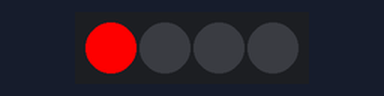
Recording of a sketch running on a simulated Arduino Uno, built with avr-gcc and run on an emulated ATmega328P. On the bench: 4 RGB LEDs in strip order, left to right. Dim RGB values are drawn brighter than linear.

Above: at 0.15 s.
At 1.95 s:
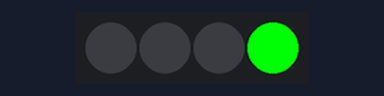
At 2.5 s:
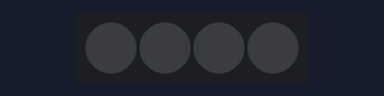
At 3.15 s:
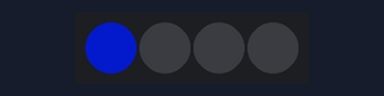
At 3.75 s:
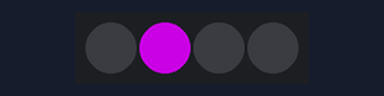
At 7.95 s:
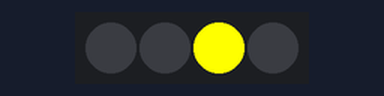
Timing chart, 0 to 8.6 s (numbered marks = the images above):
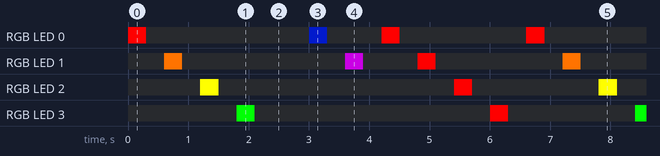

The sketch:

rgb.ino
```cpp
#include <Adafruit_NeoPixel.h>
#define leds A3
#define numbers 4
Adafruit_NeoPixel pixel = Adafruit_NeoPixel(numbers, leds, NEO_GRB + NEO_KHZ800);
void setup() {
  pixel.begin(); /*
  pixel.setPixelColor(0, 250,250,0);
  pixel.setPixelColor(1, 100,0,100);
  pixel.setPixelColor(2, 0,100,100);
  pixel.setPixelColor(3, 250,250,250);
  pixel.show(); */
}

void loop() {
  /*
    pixel.setPixelColor(0, 150,75,0);
    pixel.setPixelColor(1, 255,192,203);
    pixel.setPixelColor(2, 144, 238, 144);
    pixel.setPixelColor(3, 250,250,250);
    pixel.show();*/


    pixel.setPixelColor(0, 250,0,0);
    pixel.show();
    delay(300);
    pixel.setPixelColor(0, 0, 0, 0);
    pixel.show();
    delay(300);
    pixel.setPixelColor(1, 255, 115, 0);
    pixel.show();
    delay(300);
    pixel.setPixelColor(1, 0, 0, 0);
    pixel.show();
    delay(300);
    pixel.setPixelColor(2, 255, 255, 0);
    pixel.show();
    delay(300);
    pixel.setPixelColor(2, 0, 0, 0);
    pixel.show();
    delay(300);
    pixel.setPixelColor(3, 0, 255, 4);
    pixel.show();
    delay(300);
    pixel.setPixelColor(3, 0, 0, 0);
    pixel.show();
    delay(300);
    pixel.setPixelColor(4, 2, 200, 235);
    pixel.show();
    delay(300);
    pixel.setPixelColor(4, 0, 0, 0);
    pixel.show();
    delay(300);
    pixel.setPixelColor(0, 1, 14, 110);
    pixel.show();
    delay(300);
    pixel.setPixelColor(0, 0, 0, 0);
    pixel.show();
    delay(300);
    pixel.setPixelColor(1, 153, 0, 173);
    pixel.show();
    delay(300);
    pixel.setPixelColor(1, 0, 0, 0);
    pixel.show();
    delay(300);

  for (int i = 0; i < 4; i = i + 1) {
    pixel.setPixelColor(i, 250, 0, 0);
    pixel.show();
    delay(300);
    pixel.setPixelColor(i, 0, 0, 0);
    pixel.show();
    delay(300);
  }
}
```

Measured:
- by itself, RGB LED 0: repeats every 6.6 s: off 2.7 s, RGB(1, 14, 110) 0.30 s, off 0.90 s, RGB(250, 0, 0) 0.30 s, off 2.1 s, RGB(250, 0, 0) 0.30 s
- by itself, RGB LED 1: repeats every 6.6 s: off 2.7 s, RGB(153, 0, 173) 0.30 s, off 0.90 s, RGB(250, 0, 0) 0.30 s, off 2.1 s, RGB(255, 115, 0) 0.30 s
- by itself, RGB LED 2: repeats every 6.6 s: off 3.9 s, RGB(250, 0, 0) 0.30 s, off 2.1 s, RGB(255, 255, 0) 0.30 s
- by itself, RGB LED 3: repeats every 6.6 s: off 3.9 s, RGB(250, 0, 0) 0.30 s, off 2.1 s, RGB(0, 255, 4) 0.30 s
